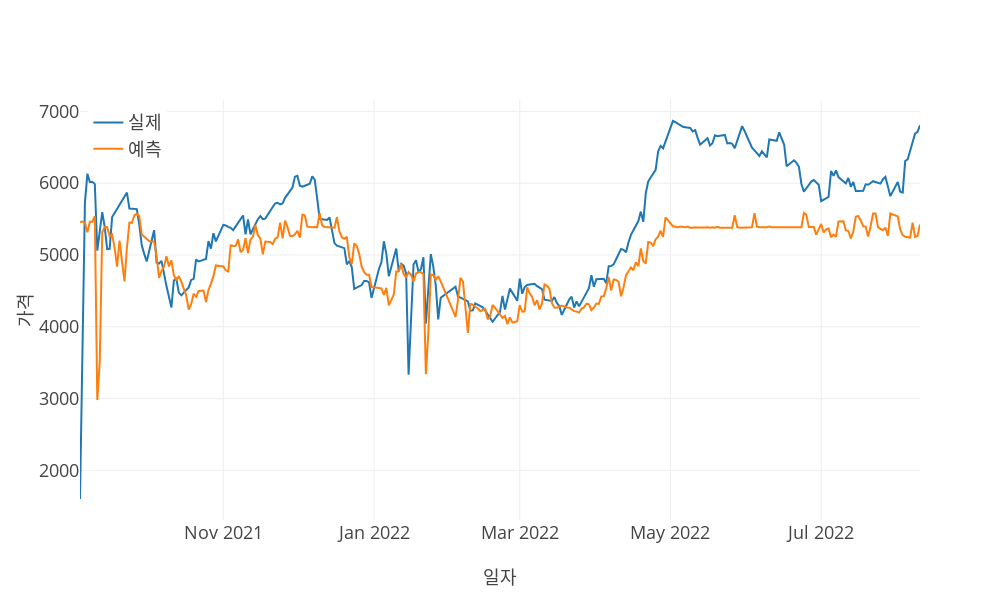

Notebook code cell kept with this figure:
### Code cell
print("\nRandom Forest")
rf, _ = random_forest(X_train, y_train, search=True, **ml_searchCV_params)
rf_predictions = rf.predict(X_test)
model_eval(y_test, rf_predictions, predictions_x_axis, stdout=stdout, vis=vis, **{'scaler': output_scaler})

### Figure 1 — Plotly figure (JSON) as saved in the notebook; plotly's stock layout.template omitted (floating-point values rounded to 4 significant figures; data arrays with more than 128 entries replaced by an {"elided": "..."} marker saying what was removed)
{"data": [{"mode": "lines", "name": "실제", "type": "scatter", "x": {"elided": "327 str values"}, "y": {"elided": "327 float values"}}, {"mode": "lines", "name": "예측", "type": "scatter", "x": {"elided": "327 str values"}, "y": {"elided": "327 float values"}}], "layout": {"height": 600, "legend": {"x": 0.01, "xanchor": "left", "y": 0.99, "yanchor": "top"}, "width": 1000, "xaxis": {"title": {"text": "일자"}}, "yaxis": {"title": {"text": "가격"}}}}
